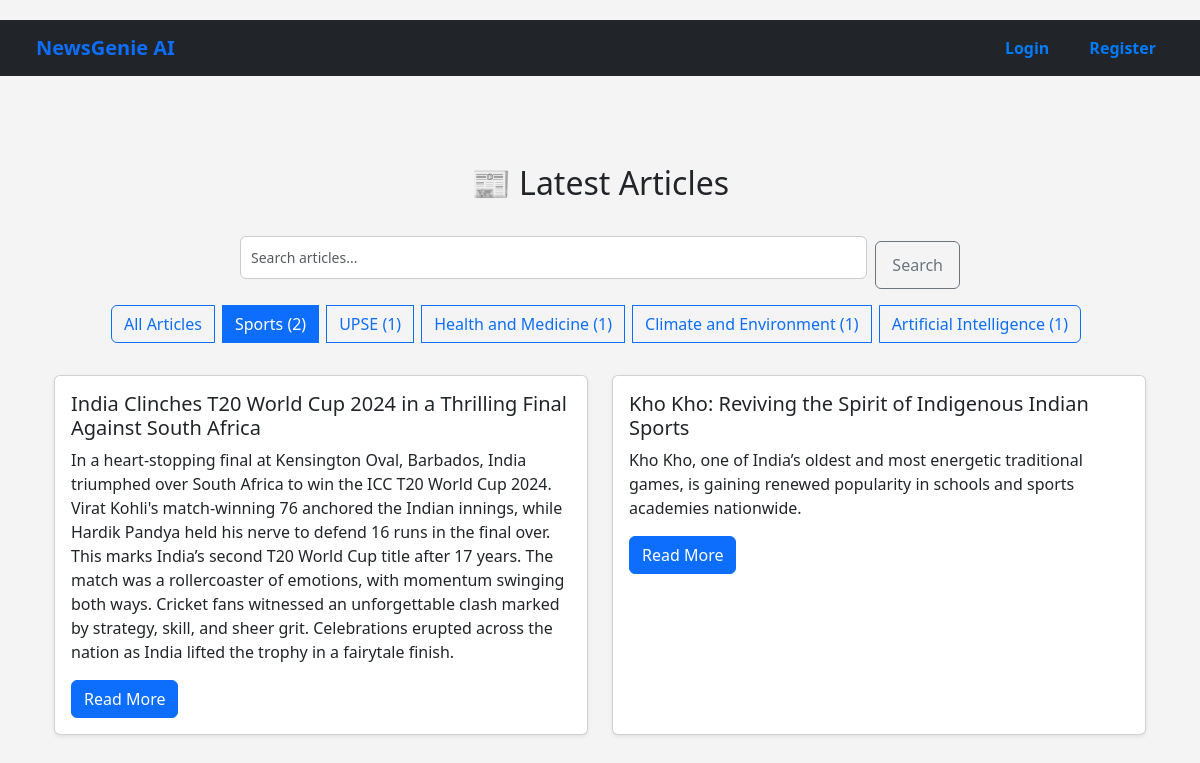
Page /articles/?category=Sports on the committed database.
### news/models.py (models this page shows, shortened)
class Category(models.Model):
    name = models.CharField(max_length=100)
    description = models.TextField(blank=True)
    class Meta:
        ordering = ['name']

class Article(models.Model):
    title = models.CharField(max_length=200)
    content = models.TextField()
    summary = models.TextField(blank=True)
    source_url = models.URLField()
    category = models.ForeignKey(Category, on_delete=models.CASCADE)
    published_date = models.DateTimeField(default=timezone.now)
    created_at = models.DateTimeField(auto_now_add=True)
    audio_file = models.FileField(upload_to='audio/', blank=True, null=True)
    class Meta:
        ordering = ['-published_date']

### news/views.py (the view, shortened to what this page needs)
# urls.py: path('', ArticleListView.as_view(), name='home'),  # ✅ This name='home' must exist!
class ArticleListView(ListView):
    model = Article
    template_name = 'news/article_list.html'
    context_object_name = 'articles'
    paginate_by = 10
    def get_queryset(self):
        queryset = Article.objects.all().order_by('-published_date')
        category = self.request.GET.get('category')
        query = self.request.GET.get('q')
        if category:
            queryset = queryset.filter(category__name__iexact=category)
        return queryset
    def get_context_data(self, **kwargs):
        context = super().get_context_data(**kwargs)
        context['categories'] = Category.objects.all()
        context['categories'] = Category.objects.annotate(article_count=Count('article'))
        context['current_category'] = self.request.GET.get('category', '')
        context['query'] = self.request.GET.get('q', '')
        context['recommendations'] = []
        return context

### news/templates/news/article_list.html (shortened to what this page needs)
{% extends 'base.html' %}
{% block content %}
<div class="container mt-4">
  <h2 class="mb-4 text-center">📰 Latest Articles</h2>
  <div class="mb-4">
    <div class="row justify-content-center">
      <div class="col-md-8">
  <form method="get" action="{% url 'home' %}" class="d-flex align-items-stretch mb-3">
    <input type="text" name="q" value="{{ query }}" placeholder="Search articles..." class="form-control flex-grow-1 me-2" />
    <button type="submit" class="btn btn-outline-secondary w-auto px-3">Search</button>
  </form>
</div>
      <div class="col-md-12 text-center">
        <div class="btn-group flex-wrap" role="group">
          <a href="{% url 'home' %}" class="btn {% if not current_category %}btn-primary{% else %}btn-outline-primary{% endif %} mb-2 me-2">
            All Articles
          </a>
          {% for category in categories %}
            <a href="{% url 'home' %}?category={{ category.name }}{% if query %}&q={{ query }}{% endif %}"
               class="btn {% if current_category == category.name %}btn-primary{% else %}btn-outline-primary{% endif %} mb-2 me-2">
              {{ category.name }} ({{ category.article_count }})
            </a>
          {% endfor %}
        </div>
      </div>
    </div>
  </div>
  <div class="row">
    {% for article in articles %}
      <div class="col-md-6 mb-4">
        <div class="card h-100 shadow-sm">
          <div class="card-body">
            <h5 class="card-title">{{ article.title }}</h5>
            <p class="card-text">{{ article.summary|default:"No summary available." }}</p>
            <a href="{% url 'article_detail' article.pk %}" class="btn btn-primary">Read More</a>
          </div>
        </div>
      </div>
    {% empty %}
      <div class="col-12 text-center">
        <p class="text-muted">No articles found.</p>
      </div>
    {% endfor %}
  </div>
</div>
{% endblock %}

### static/css/style.css (style rules this page uses)
* { margin: 0; padding: 0; box-sizing: border-box; }
body { font-family: 'Segoe UI', sans-serif; background-color: #f4f4f4; min-height: 100vh; display: flex; flex-direction: column; align-items: center; }
form input[type="text"], form input[type="password"], form input[type="email"] { width: 100%; padding: 10px; margin: 10px 0; border: 1px solid #ccc; border-radius: 6px; font-size: 14px; }
form input[type="submit"], form button { width: 100%; padding: 10px; background-color: #007bff; color: white; border: none; border-radius: 6px; margin-top: 15px; font-size: 15px; cursor: pointer; transition: background-color 0.3s; }

### rows in the picture
Category: name "Sports", article_count "2"
Category: name "UPSE", article_count "1"
Category: name "Health and Medicine", article_count "1"
Category: name "Climate and Environment", article_count "1"
Category: name "Artificial Intelligence", article_count "1"
Article: title "India Clinches T20 World Cup 2024 in a Thrilling Final Against South Africa", summary "In a heart-stopping final at Kensington Oval, Barbados, India triumphed over South Africa to win the ICC T20 World Cup 2024. Virat Kohli's match-winning 76 anchored the Indian innings, while Hardik Pandya held his nerve to defend 16 runs in the final over. This marks India’s second T20 World Cup title after 17 years. The match was a rollercoaster of emotions, with momentum swinging both ways. Cricket fans witnessed an unforgettable clash marked by strategy, skill, and sheer grit. Celebrations erupted across the nation as India lifted the trophy in a fairytale finish."
Article: title "Kho Kho: Reviving the Spirit of Indigenous Indian Sports", summary "Kho Kho, one of India’s oldest and most energetic traditional games, is gaining renewed popularity in schools and sports academies nationwide."
